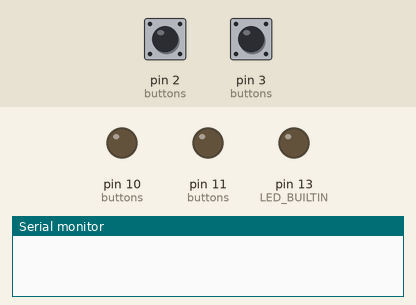
Bench run of a sketch on a simulated Arduino Uno, built with avr-gcc and run on an emulated ATmega328P. Shown: output pins drawn as LEDs (lit = HIGH), the last lines printed to the serial monitor. The test bench sets the inputs (shaded band); at power-on: pin 2 (buttons) HIGH, pin 3 (buttons) HIGH.

Above: at 1.2 s.
1.3 s: pin 2 (buttons) pulled LOW for 0.15 s
At 2.1 s:
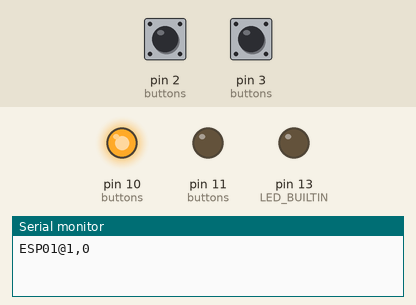
2.9 s: pin 3 (buttons) pulled LOW for 0.15 s
At 3.6 s:
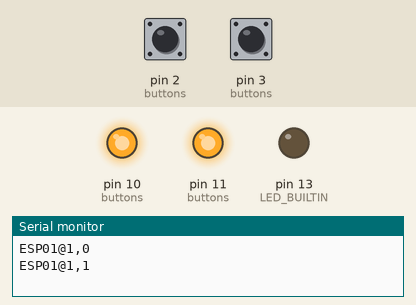
4.5 s: pin 2 (buttons) pulled LOW for 1 s
At 6.4 s:
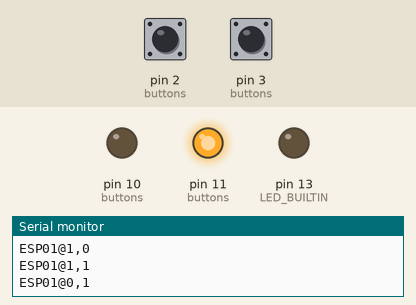
12.0 s: pin 2 (buttons) pulled LOW for 3.2 s
At 15.6 s:
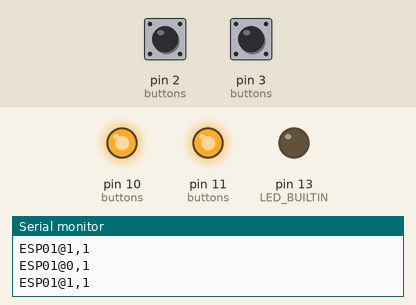
Timing chart, 0 to 17.1 s (numbered marks = the images above; inputs shaded):
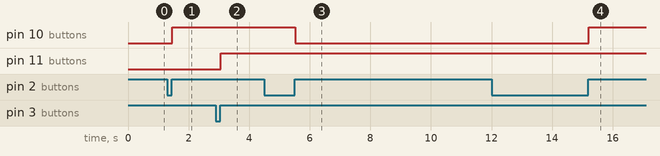

The sketch:

main.ino
```cpp
#include "Button.h"

#define BTN_0 2
#define BTN_1 3
#define LED_0 10
#define LED_1 11

Button buttons[2] = {
  Button(BTN_0, 0, 1, Led(LED_0, "Cor 1"), "Botão 1"),
  Button(BTN_1, 0, 1, Led(LED_1, "Cor 2"), "Botão 2")
};

int arrayLength = *(&buttons + 1) - buttons;

String espConnected[] = {"ESP01", "ESP02", "ESP03", "ESP04", "ESP05", "ESP06", "ESP07", "ESP08", "ESP09", "ESP10", "ESP11", "ESP12"}; //Simula ESPs encontradas
int espConnectedArrayLength = *(&espConnected + 1) - espConnected;

void handleChangeState(Button buttons[]) {
  for(int i = 0; i < arrayLength; i++) {
    Button btn = buttons[i];
    if(btn.getLastState() != btn.getState()) {
      if(btn.getState() == 1) {
        btn.getLedControlled().toggle();
        Serial.println(getAllStates(buttons));
      }
    }
  }
}

String getAllDevices() { //Simula quantidade de devices conectados
  String result = "ALL@";
  for(int i = 0; i < espConnectedArrayLength; i++) {
    result += espConnected[i];
    if(i < 1 || i < espConnectedArrayLength - 1) {
      result +=",";
    }
  }
  return result;
}

String getAllStates(Button buttons[]) {
  int states[2];
  String result = espConnected[0] + "@";
  for(int i = 0; i < arrayLength; i++) {
    states[i] = buttons[i].getLedControlled().getState();
    result += states[i];
    if(i < 1) {
      result +=",";
    }
  }
  return result;
}

void readAndUpdateButtonStates() {
  for(int i = 0; i < arrayLength; i++) {
    buttons[i].setState(digitalRead(buttons[i].getPin()));
  }
  handleChangeState(buttons);
  for(int i = 0; i < arrayLength; i++) {
    buttons[i].updateLastState();
  }
  delay(50);
}

void dispatch(String cmd) {
  Serial.println(cmd);
  if(cmd == "ALL") {
    Serial.println(getAllDevices());
  }
  if(cmd == "ESP01") {
    Serial.println(getAllStates(buttons));
  } else {
    for(int i = 1; i < espConnectedArrayLength; i++) {
      if(cmd == espConnected[i]) {
        Serial.println(espConnected[i] + "@1,1");
      }
    }
  }
}

void setup() {
  pinMode(LED_BUILTIN, OUTPUT);
  Serial.begin(9600);
}

void loop() {
  readAndUpdateButtonStates();
  if(Serial.available() > 0) {
    dispatch(Serial.readStringUntil('\0'));
  }
  Serial.flush();
}
```

Button.h
```cpp
#include "Led.h"

class Button {
  private:
    unsigned int pin;
    unsigned int debounce;
    bool state;
    bool lastState;
    Led ledControlled;
    String description;

  public:

    Button(unsigned int pin, bool state, bool lastState, Led ledControlled, String description) {
      this->pin = pin;
      this->state = state;
      this->lastState = lastState;
      this->ledControlled = ledControlled;
      this->description = description;
      pinMode(this->pin, INPUT_PULLUP);
    }

    unsigned int getPin() {
      return this->pin;
    }
    unsigned int getDebounce() {
      return this->debounce;
    }
    bool getState() {
      return this->state;
    }
    bool getLastState() {
      return this->lastState;
    }
    Led getLedControlled() {
      return this->ledControlled;
    }
    String getDescription() {
      return this->description;
    }

    void setLedControlled(Led ledControlled) {
      this->ledControlled = ledControlled;
    }
    void setState(bool state) {
      this->state = state;
    }
    void updateLastState() {
      this->lastState = this->state;
    }
};
```

Led.h
```cpp
class Led {
  private:
    unsigned int pin;
    String color;

  public:
    Led() {}

    Led(unsigned int pin, String color) {
      this->pin = pin;
      this->color = color;
      pinMode(pin, OUTPUT);
    }

    unsigned int getPin() {
      return this->pin;
    }
    String getColor() {
      return this->color;
    }
    void on() {
      digitalWrite(this->pin, HIGH);
    }
    void off() {
      digitalWrite(this->pin, LOW);
    }
    void toggle() {
      digitalWrite(this->pin, !getState());
    }
    bool getState() {
      return digitalRead(this->pin);
    }
};
```

Measured:
- after the input at 1.3 s, pin 10 (buttons): LOW → HIGH after 0.16 s
- after the input at 2.9 s, pin 11 (buttons): LOW → HIGH after 0.16 s
- after the input at 4.5 s, pin 10 (buttons): HIGH → LOW after 1.0 s
- after the input at 12.0 s, pin 10 (buttons): LOW → HIGH after 3.2 s
